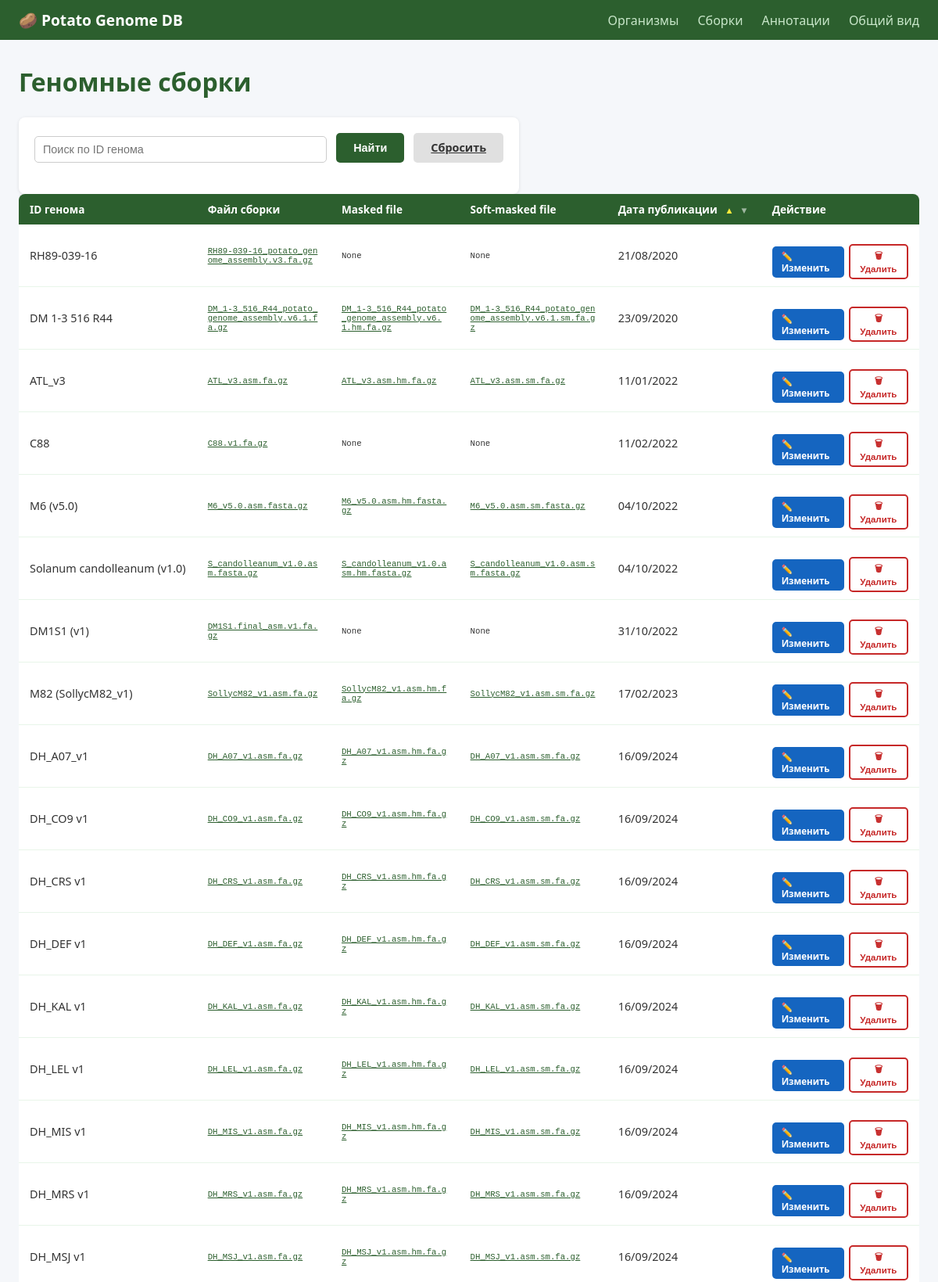
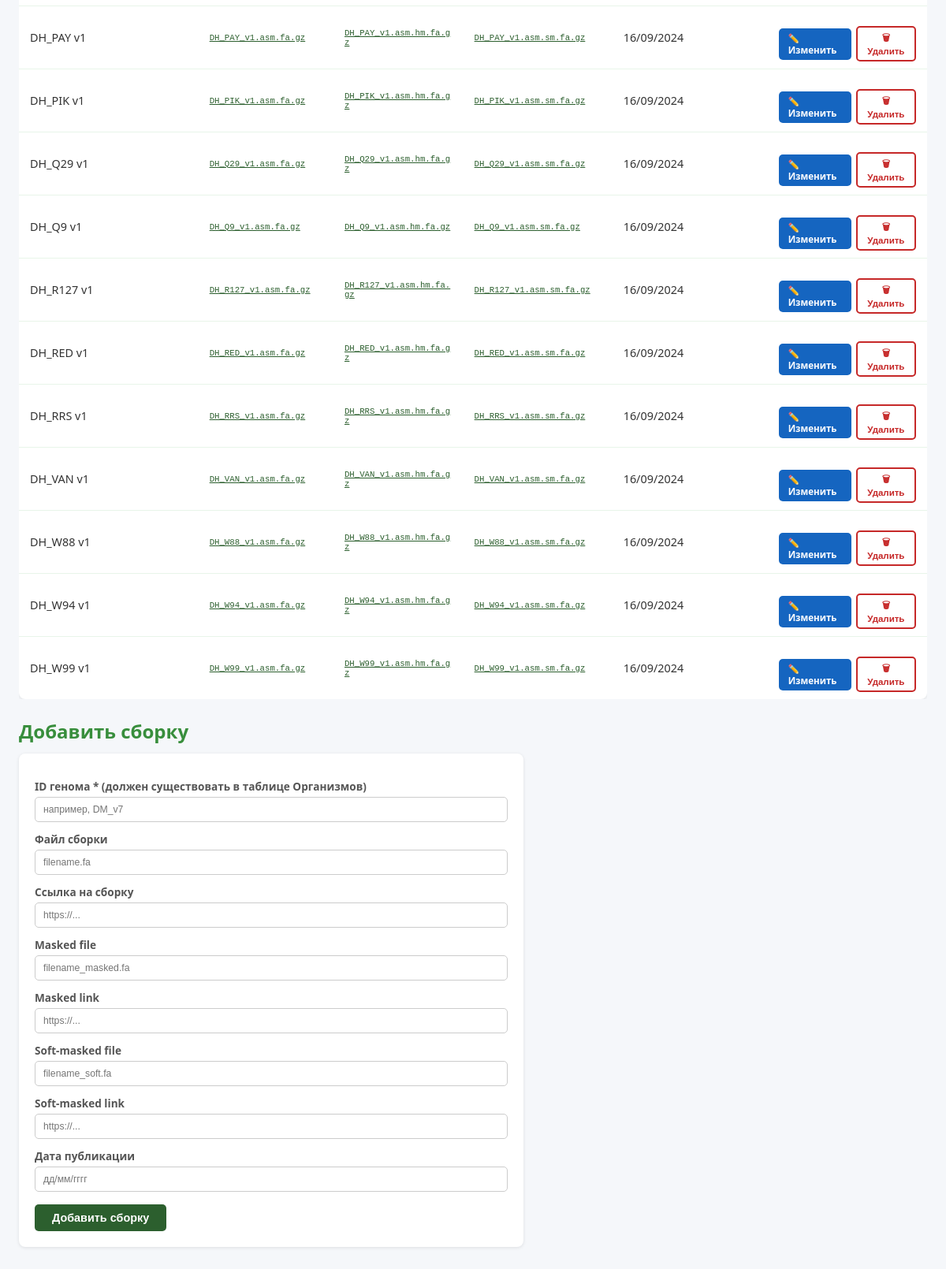
/assemblies?genome_id=&sort_date=asc, run on the app's committed database (2 pictures, top to bottom).
### models/Genome_assembly.py (models this page shows)
class Genome_assembly(Base):
    __tablename__ = "Genome_assembly"
    genome_id      = Column(String, ForeignKey("Organism.genome_id", ondelete="CASCADE", onupdate="CASCADE"), primary_key=True, index=True)
    assembly_file  = Column(String, nullable=True)
    assembly_link  = Column(String, nullable=True)
    masked_file    = Column(String, nullable=True)
    masked_link    = Column(String, nullable=True)
    softmasked_file = Column(String, nullable=True)
    softmasked_link = Column(String, nullable=True)
    release_date   = Column(String, nullable=True)
    organism = relationship("Organism", back_populates="assembly")

### main.py (the view)
@app.get("/assemblies", response_class=HTMLResponse)
def list_assemblies(
    request: Request, db: Session = Depends(get_db),
    genome_id:  Optional[str] = None,
    sort_date:  Optional[str] = None,   # "asc" | "desc"
    message: str = "", error: str = "",
):
    query = db.query(Genome_assembly)
    if genome_id:
        query = query.filter(Genome_assembly.genome_id.ilike(f"%{genome_id}%"))
    if sort_date == "asc":
        query = query.order_by(Genome_assembly.release_date.asc())
    elif sort_date == "desc":
        query = query.order_by(Genome_assembly.release_date.desc())
    return templates.TemplateResponse(request=request, name="Genome_assembly.html", context={
        "assemblies": query.all(),
        "filters": {"genome_id": genome_id, "sort_date": sort_date},
        "edit_row": None, "message": message, "error": error,
    })

### templates/Genome_assembly.html (shortened to what this page needs)
{% extends "base.html" %}
{% block content %}
<h1>Геномные сборки</h1>
<form method="get" action="/assemblies">
  <div class="filters">
    <input name="genome_id" placeholder="Поиск по ID генома"
           value="{{ filters.genome_id or '' }}">
    <button type="submit" class="btn btn-primary">Найти</button>
    <a href="/assemblies" class="btn" style="background:#e0e0e0;color:#333">Сбросить</a>
  </div>
</form>
<div class="table-wrap">
  <table>
    <thead>
      <tr>
        <th>ID генома</th><th>Файл сборки</th>
        <th>Masked file</th><th>Soft-masked file</th>
        <th>
          Дата публикации
          <span class="sort-links">
            <a href="?genome_id={{ filters.genome_id or '' }}&sort_date=asc"
               class="sort-btn {% if filters.sort_date == 'asc' %}sort-active{% endif %}"
               title="Сначала старые">▲</a>
            <a href="?genome_id={{ filters.genome_id or '' }}&sort_date=desc"
               class="sort-btn {% if filters.sort_date == 'desc' %}sort-active{% endif %}"
               title="Сначала новые">▼</a>
          </span>
        </th>
        <th>Действие</th>
      </tr>
    </thead>
    <tbody>
      {% for row in assemblies %}
      <tr {% if edit_row and edit_row.genome_id == row.genome_id %}class="row-editing"{% endif %}>
        <td class="col-nowrap">{{ row.genome_id }}</td>
        <td class="col-file">{% if row.assembly_link %}<a href="{{ row.assembly_link }}" target="_blank">{{ row.assembly_file }}</a>{% else %}{{ row.assembly_file }}{% endif %}</td>
        <td class="col-file">{% if row.masked_link %}<a href="{{ row.masked_link }}" target="_blank">{{ row.masked_file }}</a>{% else %}{{ row.masked_file }}{% endif %}</td>
        <td class="col-file">{% if row.softmasked_link %}<a href="{{ row.softmasked_link }}" target="_blank">{{ row.softmasked_file }}</a>{% else %}{{ row.softmasked_file }}{% endif %}</td>
        <td class="col-nowrap">{{ row.release_date | fmt_date }}</td>
        <td>
          <div class="action-btns">
            <a href="/assemblies/{{ row.genome_id }}/edit" class="btn btn-edit">✏️ Изменить</a>
            <form class="del-form" method="post" action="/assemblies/{{ row.genome_id }}/delete"
                  onsubmit="return confirm('Удалить сборку {{ row.genome_id }}?')">
              <button type="submit" class="btn btn-danger">🗑 Удалить</button>
            </form>
          </div>
        </td>
      </tr>
      {% else %}
      <tr><td colspan="6" style="text-align:center;color:#aaa">Записи не найдены.</td></tr>
      {% endfor %}
    </tbody>
  </table>
</div>
{% if not edit_row %}
<h2>Добавить сборку</h2>
<form method="post" action="/assemblies">
  <label>ID генома * (должен существовать в таблице Организмов)
    <input name="genome_id" required placeholder="например, DM_v7">
  </label>
  <label>Файл сборки          <input name="assembly_file"   placeholder="filename.fa"></label>
  <label>Ссылка на сборку     <input name="assembly_link"   placeholder="https://..."></label>
  <label>Masked file          <input name="masked_file"     placeholder="filename_masked.fa"></label>
  <label>Masked link          <input name="masked_link"     placeholder="https://..."></label>
  <label>Soft-masked file     <input name="softmasked_file" placeholder="filename_soft.fa"></label>
  <label>Soft-masked link     <input name="softmasked_link" placeholder="https://..."></label>
  <label>Дата публикации      <input name="release_date" placeholder="дд/мм/гггг"></label>
  <button type="submit" class="btn btn-primary">Добавить сборку</button>
</form>
{% endif %}
{% endblock %}

### templates/base.html (style rules this page uses)
* { box-sizing: border-box; margin: 0; padding: 0; }
body { font-family: 'Segoe UI', sans-serif; background: #f5f7fa; color: #333; }
h1 { color: #2c5f2e; margin-bottom: 24px; }
h2 { color: #388e3c; margin: 24px 0 12px; }
.table-wrap { overflow-x: auto; }
table { width: 100%; border-collapse: collapse; background: white; border-radius: 8px; overflow: hidden; box-shadow: 0 1px 4px rgba(0,0,0,.1); }
th { background: #2c5f2e; color: white; padding: 10px 14px; text-align: left; font-size: .85em; white-space: nowrap; }
td { padding: 9px 14px; border-bottom: 1px solid #e8f5e9; font-size: .9em; }
.col-nowrap { white-space: nowrap; }
.col-file { word-break: break-all; font-family: monospace; font-size: .82em; }
tr:last-child td { border-bottom: none; }
form { background: white; padding: 20px; border-radius: 8px; box-shadow: 0 1px 4px rgba(0,0,0,.1); max-width: 640px; }
label { display: block; margin-top: 12px; font-size: .85em; color: #555; font-weight: 600; }
input, select { width: 100%; margin-top: 4px; padding: 8px 10px; border: 1px solid #ccc; border-radius: 5px; font-size: .9em; }
.btn { display: inline-block; margin-top: 16px; padding: 9px 22px; border: none; border-radius: 5px; cursor: pointer; font-size: .9em; font-weight: 600; }
.btn-primary { background: #2c5f2e; color: white; }
.filters { display: flex; gap: 12px; flex-wrap: wrap; margin-bottom: 20px; }
.filters input, .filters select { width: auto; flex: 1 1 160px; }
.filters .btn { margin-top: 0; }
td a { color: #2c5f2e; }
.del-form { display: inline; }
.btn-edit { background: #1565c0; color: white; padding: 5px 12px; font-size: .8em; text-decoration: none; border-radius: 5px; font-weight: 600; }
.btn-danger { padding: 5px 12px; font-size: .8em; background: transparent; color: #c62828; border: 2px solid #c62828; border-radius: 5px; font-weight: 600; cursor: pointer; }
.action-btns { display: flex; gap: 6px; align-items: center; flex-wrap: nowrap; }
.sort-links { margin-left: 4px; white-space: nowrap; }
.sort-btn { color: rgba(255,255,255,.55); text-decoration: none; font-size: .85em; padding: 0 2px; }
.sort-active { color: #ffeb3b; font-weight: 900; }
td form, .del-form { background: none; padding: 0; box-shadow: none; max-width: none; border-radius: 0; }

### data on the page
Genome_assembly: genome_id "RH89-039-16", assembly_file "RH89-039-16_potato_genome_assembly.v3.fa.gz", masked_file "None", softmasked_file "None", release_date|fmt_date "21/08/2020"
Genome_assembly: genome_id "DM 1-3 516 R44", assembly_file "DM_1-3_516_R44_potato_genome_assembly.v6.1.fa.gz", masked_file "DM_1-3_516_R44_potato_genome_assembly.v6.1.hm.fa.gz", softmasked_file "DM_1-3_516_R44_potato_genome_assembly.v6.1.sm.fa.gz", release_date|fmt_date "23/09/2020"
Genome_assembly: genome_id "ATL_v3", assembly_file "ATL_v3.asm.fa.gz", masked_file "ATL_v3.asm.hm.fa.gz", softmasked_file "ATL_v3.asm.sm.fa.gz", release_date|fmt_date "11/01/2022"
Genome_assembly: genome_id "C88", assembly_file "C88.v1.fa.gz", masked_file "None", softmasked_file "None", release_date|fmt_date "11/02/2022"
Genome_assembly: genome_id "M6 (v5.0)", assembly_file "M6_v5.0.asm.fasta.gz", masked_file "M6_v5.0.asm.hm.fasta.gz", softmasked_file "M6_v5.0.asm.sm.fasta.gz", release_date|fmt_date "04/10/2022"
Genome_assembly: genome_id "Solanum candolleanum (v1.0)", assembly_file "S_candolleanum_v1.0.asm.fasta.gz", masked_file "S_candolleanum_v1.0.asm.hm.fasta.gz", softmasked_file "S_candolleanum_v1.0.asm.sm.fasta.gz", release_date|fmt_date "04/10/2022"
Genome_assembly: genome_id "DM1S1 (v1)", assembly_file "DM1S1.final_asm.v1.fa.gz", masked_file "None", softmasked_file "None", release_date|fmt_date "31/10/2022"
Genome_assembly: genome_id "M82 (SollycM82_v1)", assembly_file "SollycM82_v1.asm.fa.gz", masked_file "SollycM82_v1.asm.hm.fa.gz", softmasked_file "SollycM82_v1.asm.sm.fa.gz", release_date|fmt_date "17/02/2023"
Genome_assembly: genome_id "DH_A07_v1", assembly_file "DH_A07_v1.asm.fa.gz", masked_file "DH_A07_v1.asm.hm.fa.gz", softmasked_file "DH_A07_v1.asm.sm.fa.gz", release_date|fmt_date "16/09/2024"
Genome_assembly: genome_id "DH_CO9 v1", assembly_file "DH_CO9_v1.asm.fa.gz", masked_file "DH_CO9_v1.asm.hm.fa.gz", softmasked_file "DH_CO9_v1.asm.sm.fa.gz", release_date|fmt_date "16/09/2024"
Genome_assembly: genome_id "DH_CRS v1", assembly_file "DH_CRS_v1.asm.fa.gz", masked_file "DH_CRS_v1.asm.hm.fa.gz", softmasked_file "DH_CRS_v1.asm.sm.fa.gz", release_date|fmt_date "16/09/2024"
Genome_assembly: genome_id "DH_DEF v1", assembly_file "DH_DEF_v1.asm.fa.gz", masked_file "DH_DEF_v1.asm.hm.fa.gz", softmasked_file "DH_DEF_v1.asm.sm.fa.gz", release_date|fmt_date "16/09/2024"
Genome_assembly: genome_id "DH_KAL v1", assembly_file "DH_KAL_v1.asm.fa.gz", masked_file "DH_KAL_v1.asm.hm.fa.gz", softmasked_file "DH_KAL_v1.asm.sm.fa.gz", release_date|fmt_date "16/09/2024"
Genome_assembly: genome_id "DH_LEL v1", assembly_file "DH_LEL_v1.asm.fa.gz", masked_file "DH_LEL_v1.asm.hm.fa.gz", softmasked_file "DH_LEL_v1.asm.sm.fa.gz", release_date|fmt_date "16/09/2024"
Genome_assembly: genome_id "DH_MIS v1", assembly_file "DH_MIS_v1.asm.fa.gz", masked_file "DH_MIS_v1.asm.hm.fa.gz", softmasked_file "DH_MIS_v1.asm.sm.fa.gz", release_date|fmt_date "16/09/2024"
Genome_assembly: genome_id "DH_MRS v1", assembly_file "DH_MRS_v1.asm.fa.gz", masked_file "DH_MRS_v1.asm.hm.fa.gz", softmasked_file "DH_MRS_v1.asm.sm.fa.gz", release_date|fmt_date "16/09/2024"
Genome_assembly: genome_id "DH_MSJ v1", assembly_file "DH_MSJ_v1.asm.fa.gz", masked_file "DH_MSJ_v1.asm.hm.fa.gz", softmasked_file "DH_MSJ_v1.asm.sm.fa.gz", release_date|fmt_date "16/09/2024"
Genome_assembly: genome_id "DH_PAY v1", assembly_file "DH_PAY_v1.asm.fa.gz", masked_file "DH_PAY_v1.asm.hm.fa.gz", softmasked_file "DH_PAY_v1.asm.sm.fa.gz", release_date|fmt_date "16/09/2024"
Genome_assembly: genome_id "DH_PIK v1", assembly_file "DH_PIK_v1.asm.fa.gz", masked_file "DH_PIK_v1.asm.hm.fa.gz", softmasked_file "DH_PIK_v1.asm.sm.fa.gz", release_date|fmt_date "16/09/2024"
Genome_assembly: genome_id "DH_Q29 v1", assembly_file "DH_Q29_v1.asm.fa.gz", masked_file "DH_Q29_v1.asm.hm.fa.gz", softmasked_file "DH_Q29_v1.asm.sm.fa.gz", release_date|fmt_date "16/09/2024"
Genome_assembly: genome_id "DH_Q9 v1", assembly_file "DH_Q9_v1.asm.fa.gz", masked_file "DH_Q9_v1.asm.hm.fa.gz", softmasked_file "DH_Q9_v1.asm.sm.fa.gz", release_date|fmt_date "16/09/2024"
Genome_assembly: genome_id "DH_R127 v1", assembly_file "DH_R127_v1.asm.fa.gz", masked_file "DH_R127_v1.asm.hm.fa.gz", softmasked_file "DH_R127_v1.asm.sm.fa.gz", release_date|fmt_date "16/09/2024"
Genome_assembly: genome_id "DH_RED v1", assembly_file "DH_RED_v1.asm.fa.gz", masked_file "DH_RED_v1.asm.hm.fa.gz", softmasked_file "DH_RED_v1.asm.sm.fa.gz", release_date|fmt_date "16/09/2024"
Genome_assembly: genome_id "DH_RRS v1", assembly_file "DH_RRS_v1.asm.fa.gz", masked_file "DH_RRS_v1.asm.hm.fa.gz", softmasked_file "DH_RRS_v1.asm.sm.fa.gz", release_date|fmt_date "16/09/2024"
Genome_assembly: genome_id "DH_VAN v1", assembly_file "DH_VAN_v1.asm.fa.gz", masked_file "DH_VAN_v1.asm.hm.fa.gz", softmasked_file "DH_VAN_v1.asm.sm.fa.gz", release_date|fmt_date "16/09/2024"
Genome_assembly: genome_id "DH_W88 v1", assembly_file "DH_W88_v1.asm.fa.gz", masked_file "DH_W88_v1.asm.hm.fa.gz", softmasked_file "DH_W88_v1.asm.sm.fa.gz", release_date|fmt_date "16/09/2024"
Genome_assembly: genome_id "DH_W94 v1", assembly_file "DH_W94_v1.asm.fa.gz", masked_file "DH_W94_v1.asm.hm.fa.gz", softmasked_file "DH_W94_v1.asm.sm.fa.gz", release_date|fmt_date "16/09/2024"
Genome_assembly: genome_id "DH_W99 v1", assembly_file "DH_W99_v1.asm.fa.gz", masked_file "DH_W99_v1.asm.hm.fa.gz", softmasked_file "DH_W99_v1.asm.sm.fa.gz", release_date|fmt_date "16/09/2024"
